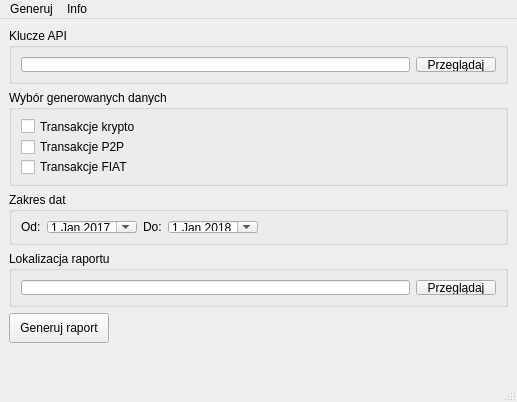
<?xml version="1.0" encoding="UTF-8"?>
<ui version="4.0">
 <class>MainWindow</class>
 <widget class="QMainWindow" name="MainWindow">
  <property name="geometry">
   <rect>
    <x>0</x>
    <y>0</y>
    <width>517</width>
    <height>402</height>
   </rect>
  </property>
  <property name="minimumSize">
   <size>
    <width>517</width>
    <height>402</height>
   </size>
  </property>
  <property name="windowTitle">
   <string>MainWindow</string>
  </property>
  <widget class="QWidget" name="centralwidget">
   <layout class="QGridLayout" name="gridLayout_5">
    <item row="0" column="0">
     <widget class="QGroupBox" name="GUI_GroupBox_KluczeAPI">
      <property name="minimumSize">
       <size>
        <width>0</width>
        <height>56</height>
       </size>
      </property>
      <property name="title">
       <string>Klucze API</string>
      </property>
      <layout class="QGridLayout" name="gridLayout_2">
       <item row="0" column="1">
        <widget class="QPushButton" name="GUI_Button_KluczeAPI">
         <property name="text">
          <string>Przeglądaj</string>
         </property>
        </widget>
       </item>
       <item row="0" column="0">
        <widget class="QLineEdit" name="GUI_LineEdit_KluczeAPI">
         <property name="readOnly">
          <bool>true</bool>
         </property>
        </widget>
       </item>
      </layout>
     </widget>
    </item>
    <item row="4" column="0">
     <widget class="QPushButton" name="GUI_Button_GenerujRaport">
      <property name="minimumSize">
       <size>
        <width>0</width>
        <height>30</height>
       </size>
      </property>
      <property name="maximumSize">
       <size>
        <width>100</width>
        <height>16777215</height>
       </size>
      </property>
      <property name="text">
       <string>Generuj raport</string>
      </property>
     </widget>
    </item>
    <item row="1" column="0">
     <widget class="QGroupBox" name="GUI_GroupBox_Wybor">
      <property name="minimumSize">
       <size>
        <width>0</width>
        <height>96</height>
       </size>
      </property>
      <property name="title">
       <string>Wybór generowanych danych</string>
      </property>
      <layout class="QGridLayout" name="gridLayout_3">
       <item row="0" column="0">
        <widget class="QCheckBox" name="GUI_CheckBox_Krypto">
         <property name="text">
          <string>Transakcje krypto</string>
         </property>
        </widget>
       </item>
       <item row="1" column="0">
        <widget class="QCheckBox" name="GUI_CheckBox_P2P">
         <property name="text">
          <string>Transakcje P2P</string>
         </property>
        </widget>
       </item>
       <item row="2" column="0">
        <widget class="QCheckBox" name="GUI_CheckBox_FIAT">
         <property name="text">
          <string>Transakcje FIAT</string>
         </property>
        </widget>
       </item>
      </layout>
     </widget>
    </item>
    <item row="3" column="0">
     <widget class="QGroupBox" name="GUI_GroupBox_LokalizacjaRaportu">
      <property name="minimumSize">
       <size>
        <width>0</width>
        <height>56</height>
       </size>
      </property>
      <property name="title">
       <string>Lokalizacja raportu</string>
      </property>
      <layout class="QGridLayout" name="gridLayout_4">
       <item row="0" column="0">
        <widget class="QLineEdit" name="GUI_LineEdit_LokalizacjaRaportu">
         <property name="readOnly">
          <bool>true</bool>
         </property>
        </widget>
       </item>
       <item row="0" column="1">
        <widget class="QPushButton" name="Gui_Button_LokalizacjaRaportu">
         <property name="text">
          <string>Przeglądaj</string>
         </property>
        </widget>
       </item>
      </layout>
     </widget>
    </item>
    <item row="2" column="0">
     <widget class="QGroupBox" name="GUI_GroupBox_Daty">
      <property name="minimumSize">
       <size>
        <width>0</width>
        <height>53</height>
       </size>
      </property>
      <property name="title">
       <string>Zakres dat</string>
      </property>
      <layout class="QGridLayout" name="gridLayout">
       <item row="0" column="2">
        <widget class="QLabel" name="label_2">
         <property name="text">
          <string>Do:</string>
         </property>
        </widget>
       </item>
       <item row="0" column="4">
        <spacer name="horizontalSpacer">
         <property name="orientation">
          <enum>Qt::Horizontal</enum>
         </property>
         <property name="sizeHint" stdset="0">
          <size>
           <width>40</width>
           <height>20</height>
          </size>
         </property>
        </spacer>
       </item>
       <item row="0" column="1">
        <widget class="QDateEdit" name="GUI_Date_Start">
         <property name="minimumSize">
          <size>
           <width>90</width>
           <height>0</height>
          </size>
         </property>
         <property name="maximumSize">
          <size>
           <width>90</width>
           <height>16777215</height>
          </size>
         </property>
         <property name="readOnly">
          <bool>false</bool>
         </property>
         <property name="calendarPopup">
          <bool>true</bool>
         </property>
         <property name="date">
          <date>
           <year>2017</year>
           <month>1</month>
           <day>1</day>
          </date>
         </property>
        </widget>
       </item>
       <item row="0" column="3">
        <widget class="QDateEdit" name="GUI_Date_End">
         <property name="minimumSize">
          <size>
           <width>90</width>
           <height>0</height>
          </size>
         </property>
         <property name="maximumSize">
          <size>
           <width>90</width>
           <height>16777215</height>
          </size>
         </property>
         <property name="calendarPopup">
          <bool>true</bool>
         </property>
         <property name="date">
          <date>
           <year>2018</year>
           <month>1</month>
           <day>1</day>
          </date>
         </property>
        </widget>
       </item>
       <item row="0" column="0">
        <widget class="QLabel" name="label">
         <property name="text">
          <string>Od:</string>
         </property>
        </widget>
       </item>
      </layout>
     </widget>
    </item>
    <item row="6" column="0">
     <spacer name="verticalSpacer">
      <property name="orientation">
       <enum>Qt::Vertical</enum>
      </property>
      <property name="sizeHint" stdset="0">
       <size>
        <width>20</width>
        <height>40</height>
       </size>
      </property>
     </spacer>
    </item>
    <item row="5" column="0">
     <widget class="QLabel" name="GUI_Label_Progress">
      <property name="minimumSize">
       <size>
        <width>0</width>
        <height>13</height>
       </size>
      </property>
      <property name="text">
       <string/>
      </property>
     </widget>
    </item>
   </layout>
  </widget>
  <widget class="QMenuBar" name="menubar">
   <property name="geometry">
    <rect>
     <x>0</x>
     <y>0</y>
     <width>517</width>
     <height>21</height>
    </rect>
   </property>
   <widget class="QMenu" name="menuPlik">
    <property name="title">
     <string>Generuj</string>
    </property>
    <addaction name="GUI_MenuBar_Generuj"/>
   </widget>
   <widget class="QMenu" name="menuInfo">
    <property name="title">
     <string>Info</string>
    </property>
    <addaction name="GUI_MenuBar_Info"/>
   </widget>
   <addaction name="menuPlik"/>
   <addaction name="menuInfo"/>
  </widget>
  <widget class="QStatusBar" name="statusbar"/>
  <action name="GUI_MenuBar_Generuj">
   <property name="text">
    <string>Generuj szablon pliku kluczy API</string>
   </property>
  </action>
  <action name="GUI_MenuBar_Info">
   <property name="text">
    <string>Informacja o programie</string>
   </property>
  </action>
 </widget>
 <resources/>
 <connections/>
</ui>
